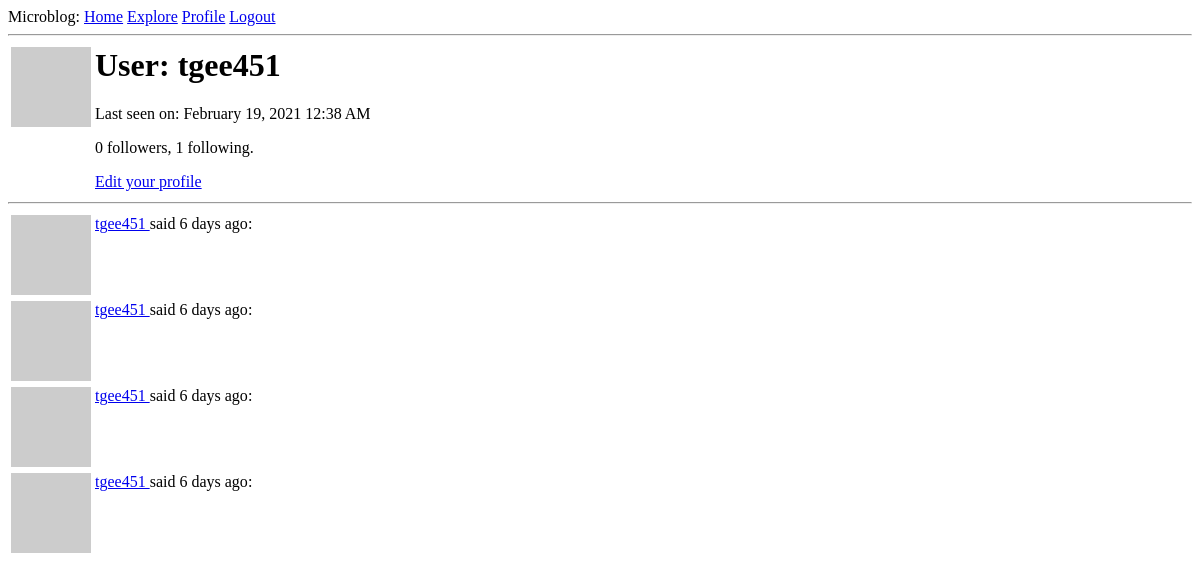
Before: /user/tgee451 (signed in) with the older database file.
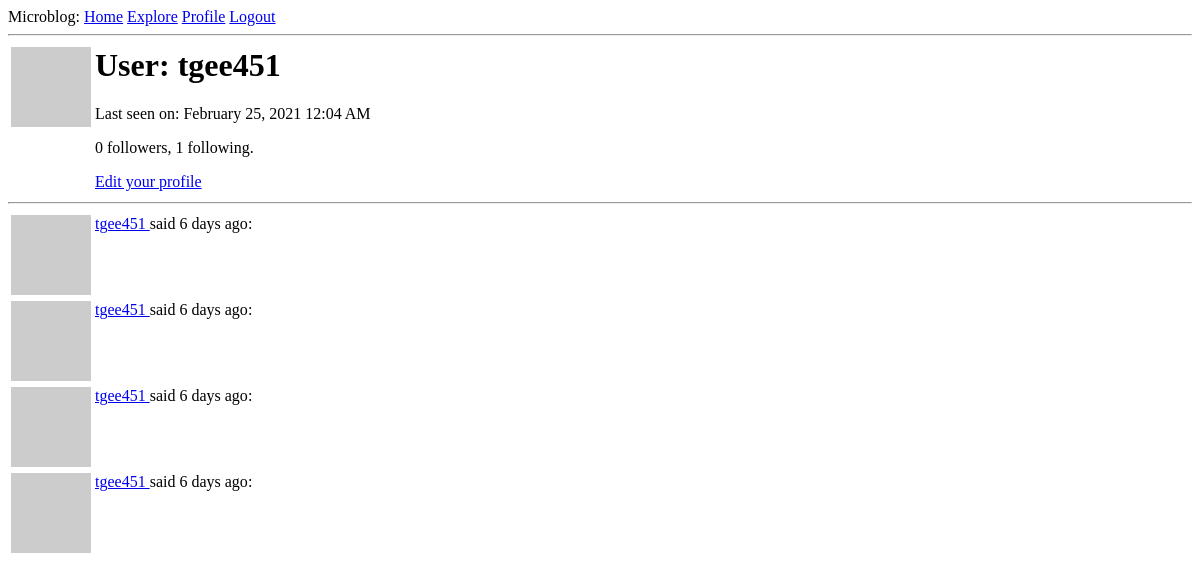
After: the same page with the newer database file.
### app/models.py (models this page shows, shortened)
class User(UserMixin, db.Model):
    id = db.Column(db.Integer, primary_key=True)
    username = db.Column(db.String(64), index=True, unique=True)
    email = db.Column(db.String(120), index=True, unique=True)
    password_hash = db.Column(db.String(128))
    posts = db.relationship('Post', backref='author', lazy='dynamic')
    about_me = db.Column(db.String(140))
    last_seen = db.Column(db.DateTime, default=datetime.utcnow)
    followed = db.relationship(
        'User', secondary=followers,
        primaryjoin=(followers.c.follower_id == id),
        secondaryjoin=(followers.c.followed_id == id),
        backref=db.backref('followers', lazy='dynamic'), lazy='dynamic'
    )
    def avatar(self, size):
        digest = md5(self.email.lower().encode('utf-8')).hexdigest()
        return 'https://www.gravatar.com/avatar/{}?d=identicon&s={}'.format(
            digest, size)

### app/routes.py (the view)
@app.route('/user/<username>')
@login_required
def user(username):
    user = User.query.filter_by(username=username).first_or_404()
    page = request.args.get('page', 1, type=int)
    posts = user.posts.order_by(Post.timestamp.desc()).paginate(
        page, app.config['POSTS_PER_PAGE'], False)
    next_url = url_for('user', username=user.username, page=posts.next_num) \
        if posts.has_next else None
    prev_url = url_for('user', username=user.username, page=posts.prev_num) \
        if posts.has_prev else None
    form = EmptyForm()
    return render_template('user.html', user=user, posts=posts.items,
                           next_url=next_url, prev_url=prev_url, form=form)

### app/models.py (called while the page is built)
@login.user_loader
def load_user(id):
    return User.query.get(int(id))

### app/routes.py (called while the page is built)
@app.before_request
def before_request():
    if current_user.is_authenticated:
        current_user.last_seen = datetime.utcnow()
        db.session.commit()

### app/templates/user.html (shortened to what this page needs)
{% extends "base.html" %}
{% block content %}
    <table>
        <tr valign="top">
            <td><img src="{{ user.avatar(128) }}"></td>
            <td>
                <h1>User: {{ user.username }}</h1>
                {% if user.last_seen %}
                <p>Last seen on: {{ moment(user.last_seen).format('LLL') }}</p>
                {% endif %}
                <p>{{ user.followers.count() }} followers, {{ user.followed.count() }} following.</p>
                {% if user == current_user %}
                <p><a href="{{ url_for('edit_profile') }}">Edit your profile</a></p>
                {% endif %}
            </td>
        </tr>
    </table>
    <hr>
    {% for post in posts %}
        {% include '_post.html' %}
    {% endfor %}
{% endblock %}

Changed rows visible on the page:
changed User "tgee451": last_seen "February 19, 2021 12:38 AM" → "February 25, 2021 12:04 AM"
